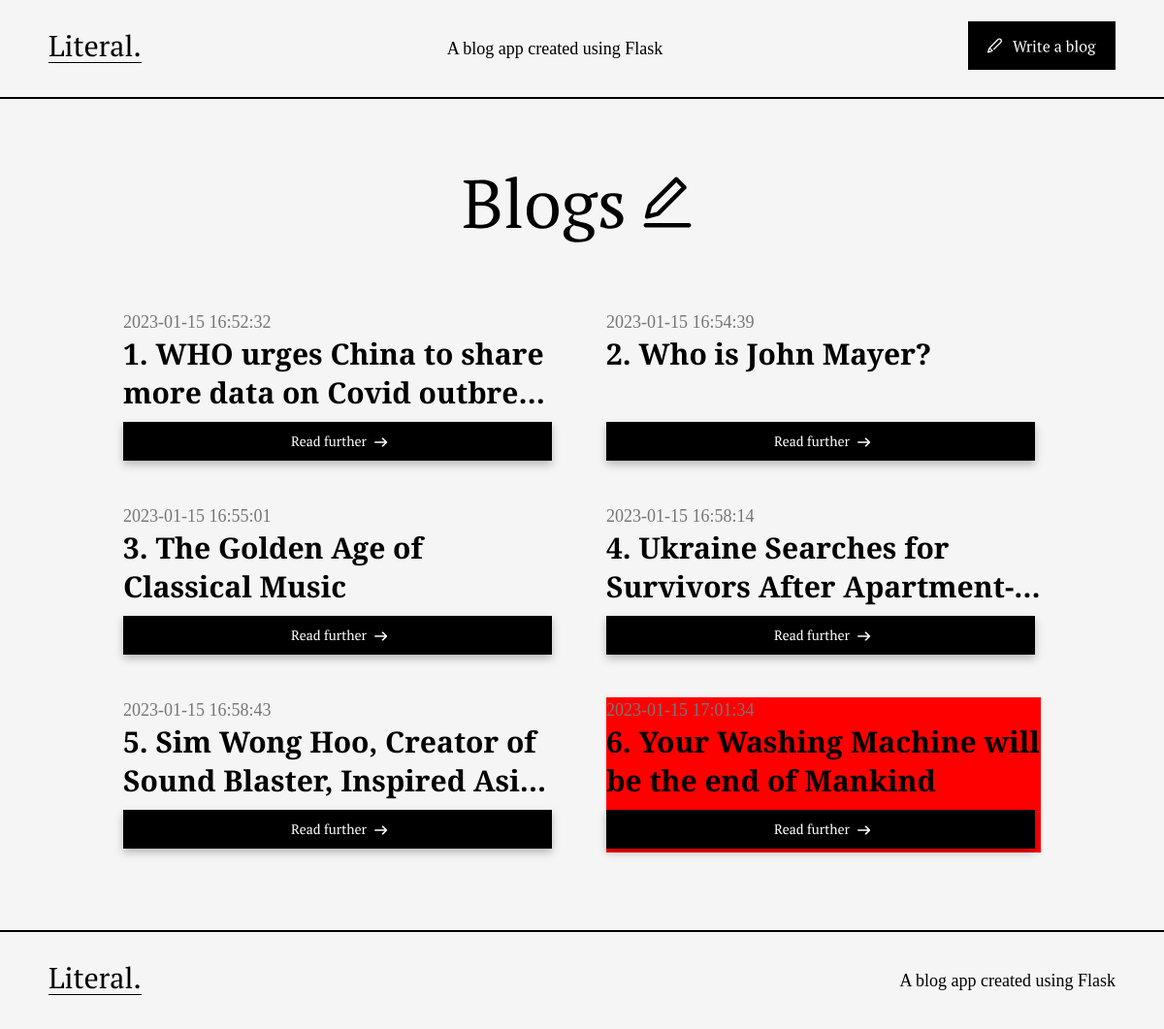
Before: / with the older database file.
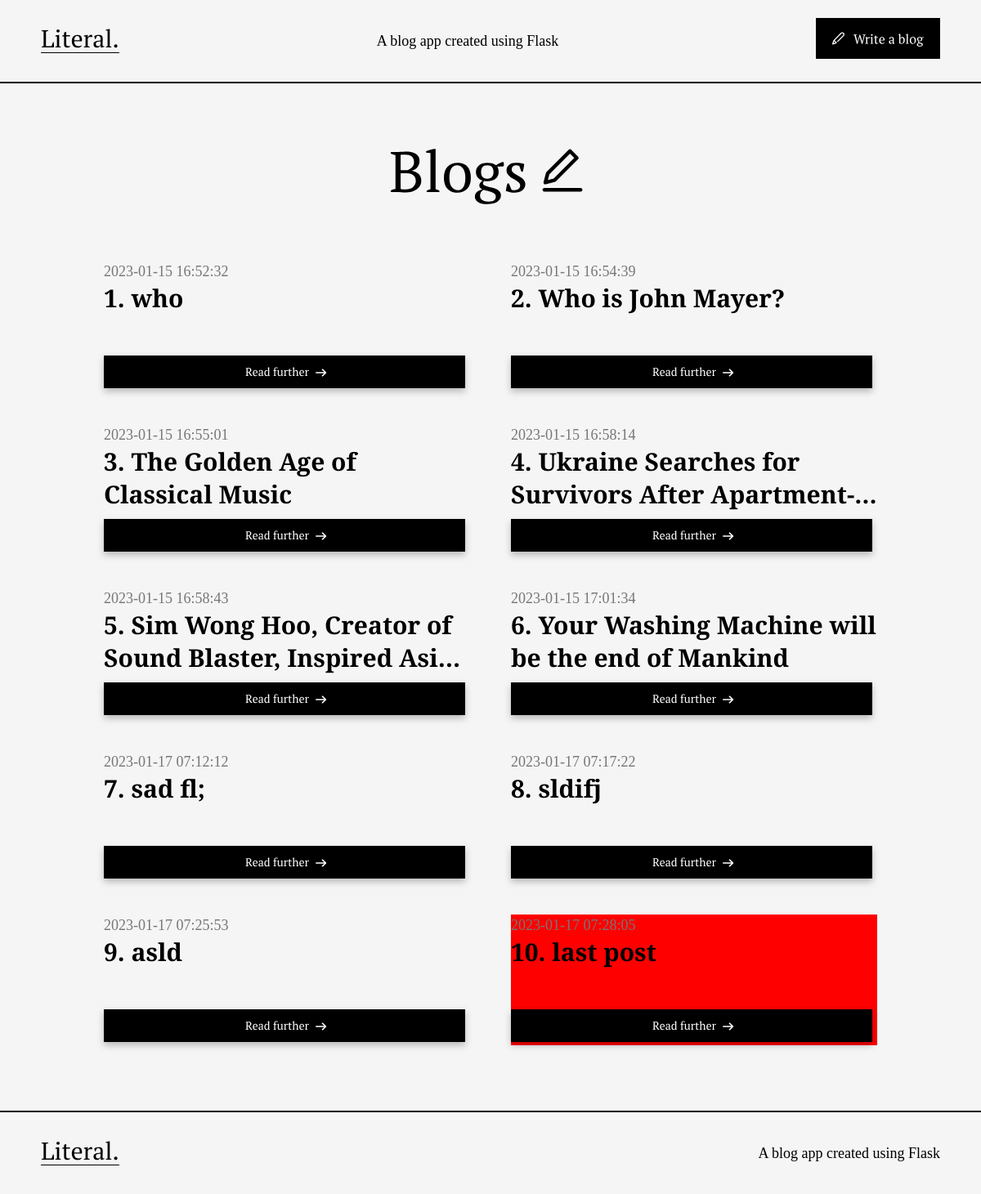
After: the same page with the newer database file.
### tables this page shows
CREATE TABLE posts (
    id INTEGER PRIMARY KEY AUTOINCREMENT,
    created TIMESTAMP NOT NULL DEFAULT CURRENT_TIMESTAMP,
    title TEXT NOT NULL,
    author TEXT NOT NULL,
    content TEXT NOT NULL
);

### app.py (the view)
@app.route('/')
def index():
    conn = get_db_connection()
    posts = conn.execute('SELECT * FROM posts').fetchall()
    conn.close()
    return render_template('index.html', posts=posts)

### app.py (called while the page is built)
def get_db_connection():
    conn = sqlite3.connect('database.db')
    conn.row_factory = sqlite3.Row
    return conn

### templates/index.html
{% extends 'base.html' %}
{% block content %}
<div class="index-container">
    <div class='heading-img-wrapper'>
        <img src="/static/blog-heading.svg">
    </div>
    <div  class='grid-layout'>
        {% for post in posts %}
            {% if loop.index == posts|length %}
                <div class='card-container' style="background-color: red;">
                    <div class='date'>{{ post['created'] }}</div>
                    <a href='/blog/{{post['id']}}'>
                        <div class='heading'>{{loop.index}}. {{ post['title'] }}</div>
                    </a>
                    <div class='card-button-wrapper'>
                        <a href='/blog/{{post['id']}}'>
                            <img src='/static/read-further-btn.svg'>
                        </a>
                    </div>
                </div>
            {% else %}
                <div class='card-container'>
                    <div class='date'>{{ post['created'] }}</div>
                    <a href='/blog/{{post['id']}}'>
                        <div class='heading'>{{loop.index}}. {{ post['title'] }}</div>
                    </a>
                    <div class='card-button-wrapper'>
                        <a href='/blog/{{post['id']}}'>
                            <img src='/static/read-further-btn.svg'>
                        </a>
                    </div>
                </div>
            {% endif %}
        {% endfor %}
    </div>
</div>
{% endblock %}

### templates/base.html (shortened to what this page needs)
<!DOCTYPE html>
<html lang="en">
<head>
    <link rel="stylesheet" href="/static/styles.css">
</head>
<body>
    <div class="navbar-container">
        <div class="navbar-wrapper">
            <a href="/">
                <img src='/static/logo.svg'>
            </a>
            A blog app created using Flask
            <a href="/create">
                <img src='/static/write-blog.svg'>
            </a>
        </div>
    </div>
    <div class="content">
        {% block content %} {% endblock %}
    </div>
    <div class='footer-container'>
        <div class='navbar-wrapper'>
            <a href="/">
                <img src='/static/logo.svg'>
            </a>
            A blog app created using Flask
        </div>
    </div>
</body>
</html>

### static/styles.css (style rules this page uses)
html, body { padding: 0; margin: 0; background-color: #F5F5F5; scroll-behavior: smooth; }
body { min-height: 100vh; display: flex; flex-direction: column; }
html { -ms-overflow-style: none; scrollbar-width: none; }
.navbar-container { border-bottom: 2px solid #000000; }
.navbar-wrapper { display: flex; justify-content: space-between; font-family: 'PT Serif'; font-weight: 400; font-size: 18px; line-height: 24px; color: #000000; height: 100px; align-items: center; margin: 0 50px; }
.navbar-wrapper img { -webkit-transition: 0.4s ease; transition: 0.4s ease; }
.index-container { margin-top: 60px; align-items: center; display: flex; flex-direction: column; }
.heading-img-wrapper img { margin-bottom: 60px; }
.grid-layout { display: grid; grid-template-columns: repeat(2, minmax(0, 1fr)); column-gap: 50px; row-gap: 40px; }
.card-container { width: 448px; display: flex; flex-direction: column; }
.card-container a { text-decoration: none; }
.date { font-family: 'PT Serif'; font-weight: 400; font-size: 18px; line-height: 26px; text-align: justify; color: #767676; }
.heading { font-family: 'PT Serif'; font-weight: 700; font-size: 30px; line-height: 40px; color: #000000; height: 80px; overflow: hidden; text-overflow: ellipsis; display: -webkit-box; -webkit-line-clamp: 2; -webkit-box-orient: vertical; }
.card-button-wrapper { display: flex; justify-content: space-between; width: 100%; align-items: center; margin-top: 10px; filter: drop-shadow(0px 4px 4px rgba(0, 0, 0, 0.25)); }
.card-button-wrapper img { -webkit-transition: 0.4s ease; transition: 0.4s ease; }
.footer-container { border-top: 2px solid #000000; bottom: 0; width: 100%; margin-top: 80px; bottom: 0; }

Changed rows visible on the page:
changed posts: title "WHO urges China to share more data on Covid…" → "who"
added posts: created "2023-01-17 07:12:12", title "sad fl;"
added posts: created "2023-01-17 07:17:22", title "sldifj"
added posts: created "2023-01-17 07:25:53", title "asld"
added posts: created "2023-01-17 07:28:05", title "last post"
